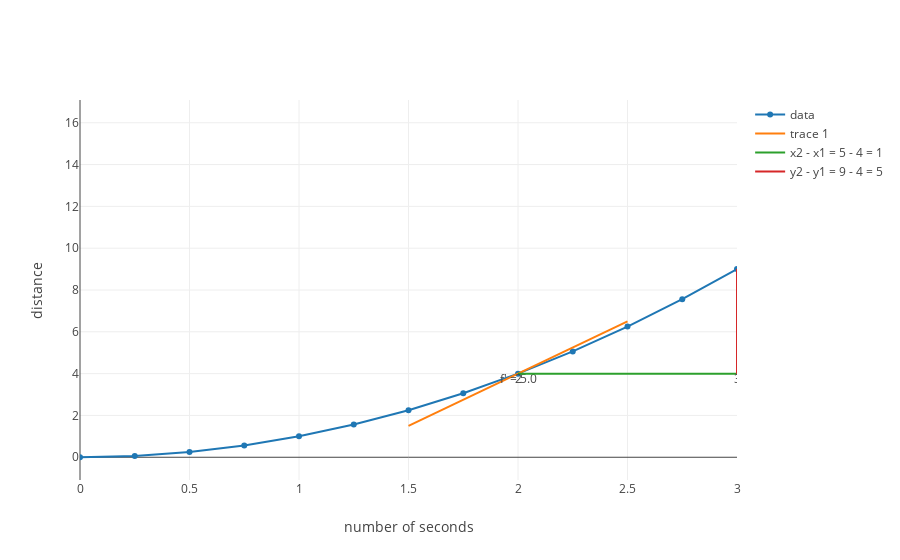

Here is the notebook cell this chart was saved with:
### Markdown cell above
* $f(3) = x^2 = 9$ and 
* $f(2) = x^2 = 4$ so 

$$f'(x) =  9 - 4 = 5 $$

### Code cell
from graph import plot
x_squared = [(1, 2)]

def df_dx(function_terms, x_value, delta):
    delta_f = output_at(function_terms, x_value + delta) - output_at(function_terms, x_value)
    return round(delta_f/delta, 3)

def tangent_line_delta(list_of_terms, x_value, line_length = 4, delta = .01):
    derivative_at = df_dx(list_of_terms, x_value, delta)
    y = output_at(list_of_terms, x_value)
    x_minus = x_value - line_length/2
    x_plus = x_value + line_length/2
    y_minus = y - derivative_at * line_length/2
    y_plus = y + derivative_at * line_length/2
    return {'x': [x_minus, x_value, x_plus], 'y': [y_minus, y, y_plus], 'text': ['', "f' = " +  str(derivative_at), ''], 'mode': 'text+lines', 'textposition': 'bottom'}

sixteen =list(range(0, 17))
four_seconds = list(map(lambda number: number/4.0 ,sixteen))
x_squared_outputs = list(map(lambda number: output_at(x_squared, number), four_seconds))
trace_x_squared = trace_values(four_seconds, x_squared_outputs, mode = 'line')

tangent_x_squared = tangent_line_delta(x_squared, 2, 1, 1)
layout = build_layout(x_axis = {'title': 'number of seconds', 'range': [0, 3]}, y_axis = {'title': 'distance'})
plot([trace_x_squared, tangent_x_squared, x_squared_delta_x, x_squared_delta_f], layout)

### Figure 1 — Plotly figure (JSON) as saved in the notebook; plotly's stock layout.template omitted (floating-point values rounded to 4 significant figures)
{"data": [{"mode": "line", "name": "data", "text": [], "x": [0, 0.25, 0.5, 0.75, 1, 1.25, 1.5, 1.75, 2, 2.25, 2.5, 2.75, 3, 3.25, 3.5, 3.75, 4], "y": [0, 0.0625, 0.25, 0.5625, 1, 1.562, 2.25, 3.062, 4, 5.062, 6.25, 7.562, 9, 10.56, 12.25, 14.06, 16]}, {"mode": "text+lines", "text": ["", "f' = 5.0", ""], "textposition": "bottom", "x": [1.5, 2, 2.5], "y": [1.5, 4, 6.5]}, {"mode": "lines+text", "name": "x2 - x1 = 5 - 4 = 1", "text": ["2", "3"], "textposition": "bottom", "x": [2, 3], "y": [4, 4]}, {"mode": "lines+text", "name": "y2 - y1 = 9 - 4 = 5", "text": ["4", "9"], "textposition": "right", "x": [3, 3], "y": [4, 9]}], "layout": {"xaxis": {"range": [0, 3], "title": "number of seconds"}, "yaxis": {"title": "distance"}}}
